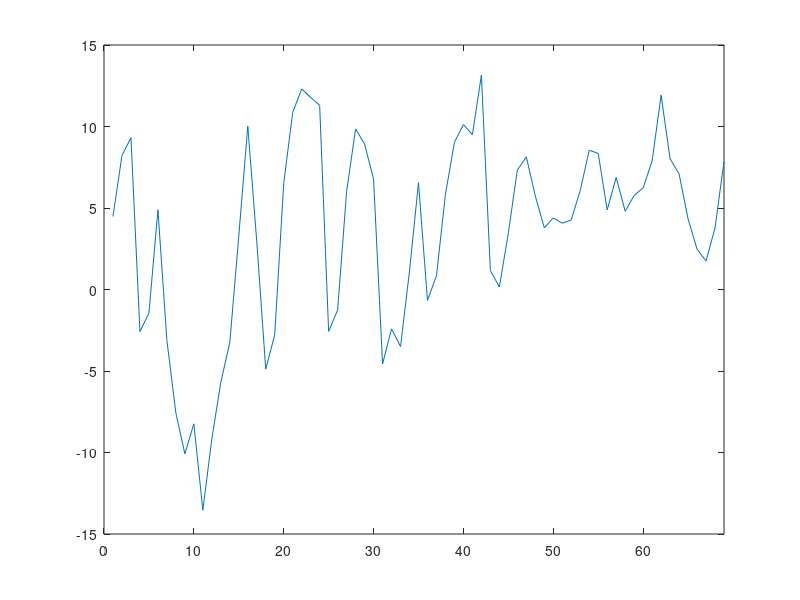
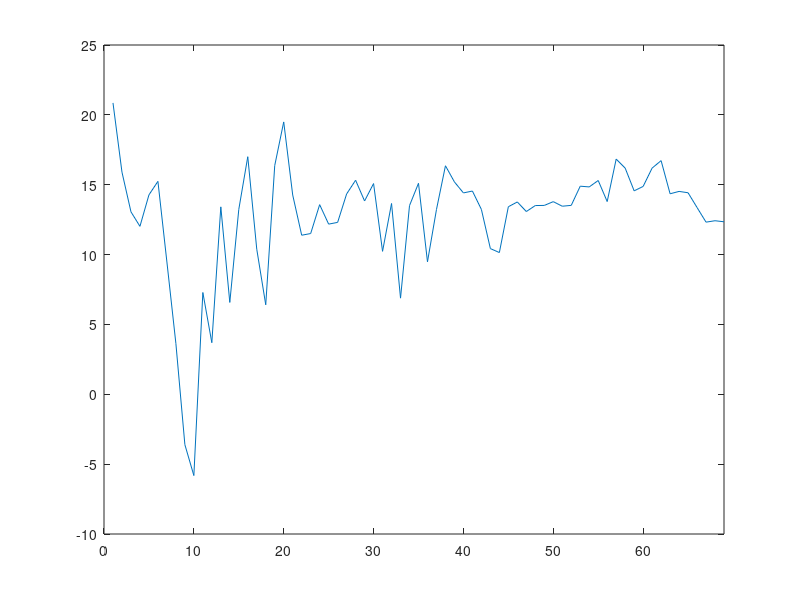
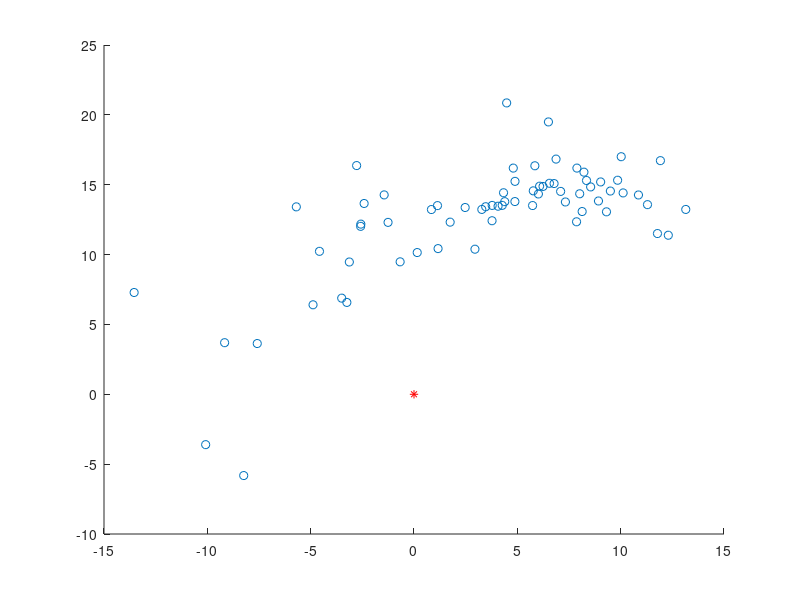

These figures' MATLAB source, in order:
coordinatesFile = fopen('Coordinates.txt','r');
coordinatesFileFormat = '%s %f %f';
coordinatesFileData = textscan(coordinatesFile,coordinatesFileFormat,'Delimiter',',');
fclose(coordinatesFile);

xCoord = 0;
yCoord = 0;

xTrueCoord = 6.5;
yTrueCoord = 7.87;

for i = 2:length(coordinatesFileData{1})
   xCoord = [xCoord coordinatesFileData{2}(i)]; 
   yCoord = [yCoord coordinatesFileData{3}(i)];
end

xCoord = xCoord(2:end);
yCoord = yCoord(2:end);

xCoordError = xCoord - xTrueCoord;
yCoordError = yCoord - yTrueCoord;

timeIndex = 1:length(xCoordError);

figure('Name','X Coordinate Error.');
plot(timeIndex,xCoordError);
xlim([0 length(xCoordError)]);

figure('Name','Y Coordinate Error.');
plot(timeIndex,yCoordError);
xlim([0 length(yCoordError)]);

figure('Name','Coordinates over time');
scatter(xCoordError,yCoordError); hold on;
scatter(0,0,'r','*'); hold on;


xCoordErrorSTD = std2(xCoordError)
xCoordErrorVAR = var(xCoordError)

yCoordErrorSTD = std2(yCoordError)
yCoordErrorVAR = var(yCoordError)